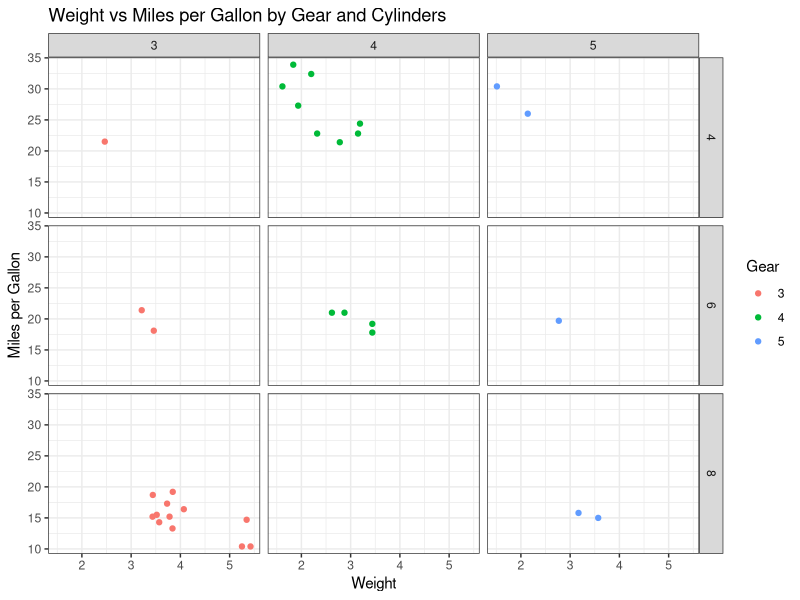

Reproduce this figure in R.
# Exercise 11 – Facet Grid
# Using the built-in mtcars dataset:
# Tasks:
# 1. Convert cyl and gear to factors.
# 2. Create a scatter plot of wt vs mpg.
# 3. Use facet_grid() to create a grid of plots by cyl (rows) and gear (columns).
# 4. Color the points by gear.
# 5. Add a title and axis labels.

library(tidyverse)

view(mtcars)

mtcars %>%
  mutate(cyl = as.factor(cyl), gear = as.factor(gear))%>%
  ggplot(aes(wt, mpg, color = gear))+
  geom_point()+
  facet_grid(rows = vars(cyl), cols = vars(gear))+
  # facet_grid(cyl ~ gear) alternative
  labs(title = "Weight vs Miles per Gallon by Gear and Cylinders",
       x = "Weight",
       y = "Miles per Gallon",
       color= "Gear")+
  theme_bw()
